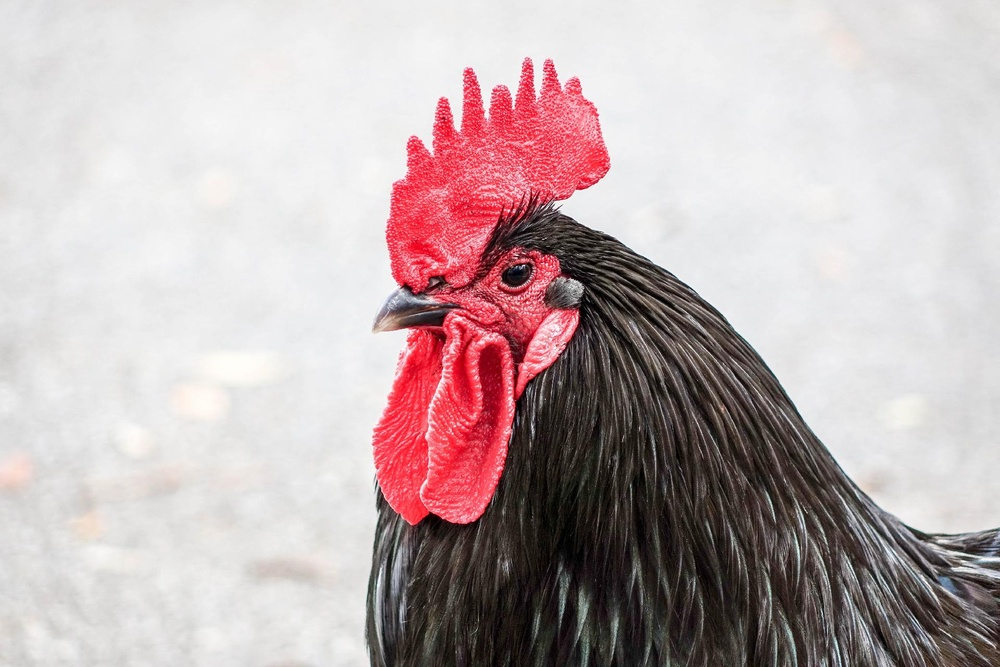
#> input picture ayam.jpg, 1000 x 667 px, shrunk from 1920 x 1280 before the run, found by its file name
$ python pendahuluan_computer_vision.py
#> lines starting #> are read from the running program, lines starting #| are printed output that depends on the picture
# Mengimpor library
import numpy as np
import matplotlib.pyplot as plt
from PIL import Image

# Menyiapkan gambar
gambar = Image.open('/Users/jeffryhermanto/Documents/Learnings/ITI/Kecerdasan Buatan/ayam.jpg')
#> gambar is the input picture: PIL image 1000x667 RGB; mean R, G, B 191.3, 175.7, 176.7
type(gambar)

# Merubah gambar menjadi array
gambar_ar = np.asarray(gambar)
type(gambar_ar)

# Memunculkan gambar
plt.imshow(gambar_ar)

# Memunculkan gambar 1 channel
# RGB - Red, Green, Blue
plt.imshow(gambar_ar[:,:,0])
gambar_ar[:,:,0].shape
gambar_ar.shape
plt.imshow(gambar_ar[:,:,0], cmap='viridis')
plt.imshow(gambar_ar[:,:,0], cmap=None)
plt.imshow(gambar_ar[:,:,0], cmap='gray')
plt.imshow(gambar_ar[:,:,0]) # Red
plt.imshow(gambar_ar[:,:,1]) # Green
plt.imshow(gambar_ar[:,:,2]) # Blue
plt.imshow(gambar_ar)

# Menyisakan channel Green
gambar_hijau = gambar_ar.copy()
gambar_hijau[:,:,0] = 0
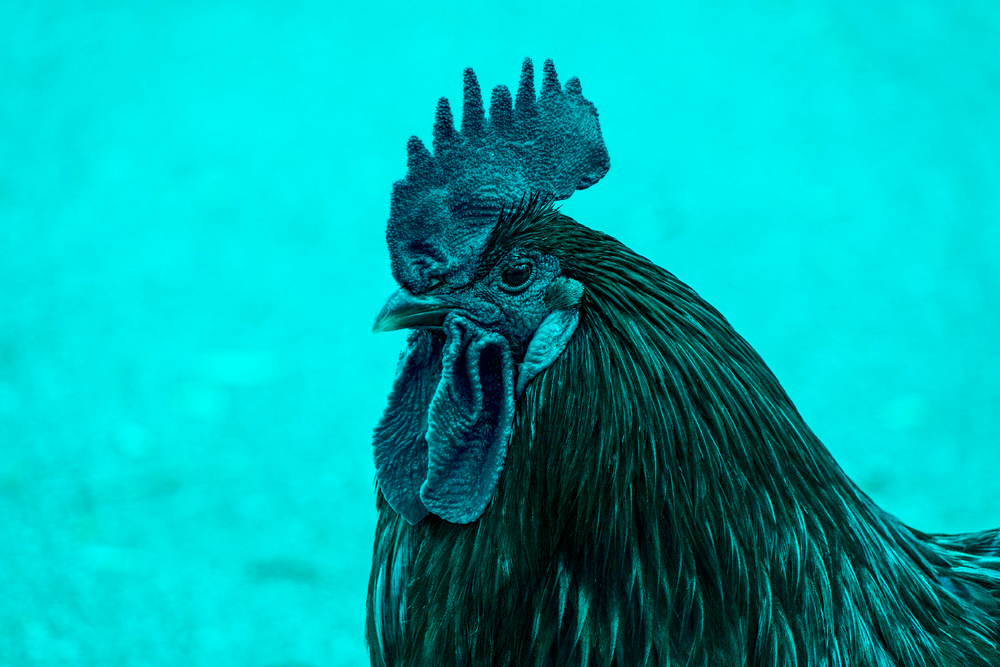
#> gambar_hijau: shape (667, 1000, 3); mean R, G, B 0, 175.7, 176.7
gambar_hijau[:,:,2] = 0
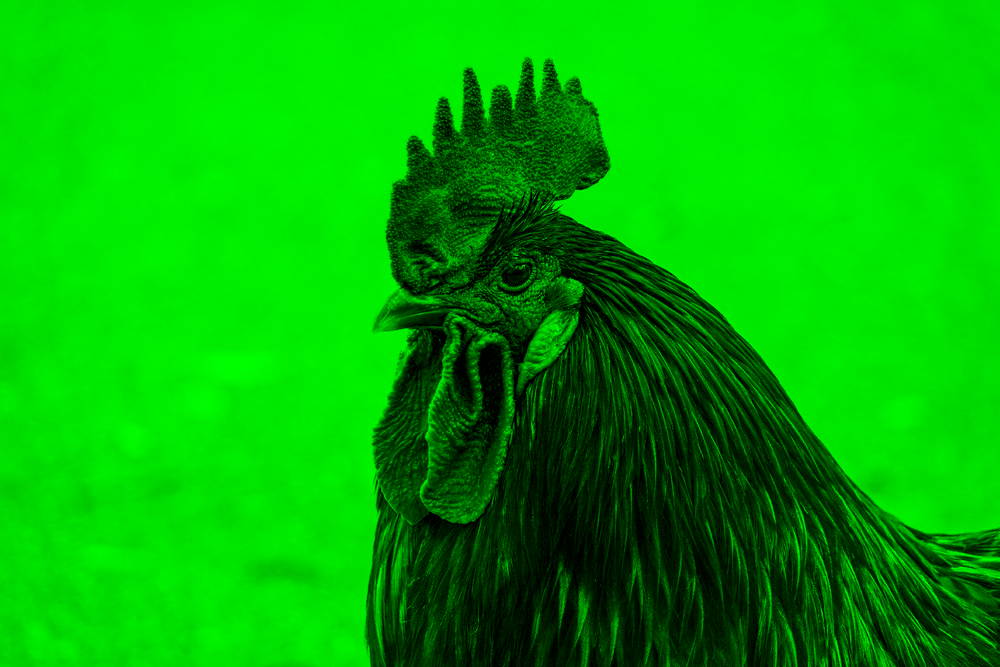
#> gambar_hijau: shape (667, 1000, 3); mean R, G, B 0, 175.7, 0
plt.imshow(gambar_hijau)

# Menyisakan channel Red
gambar_merah = gambar_ar.copy()
gambar_merah[:,:,1] = 0
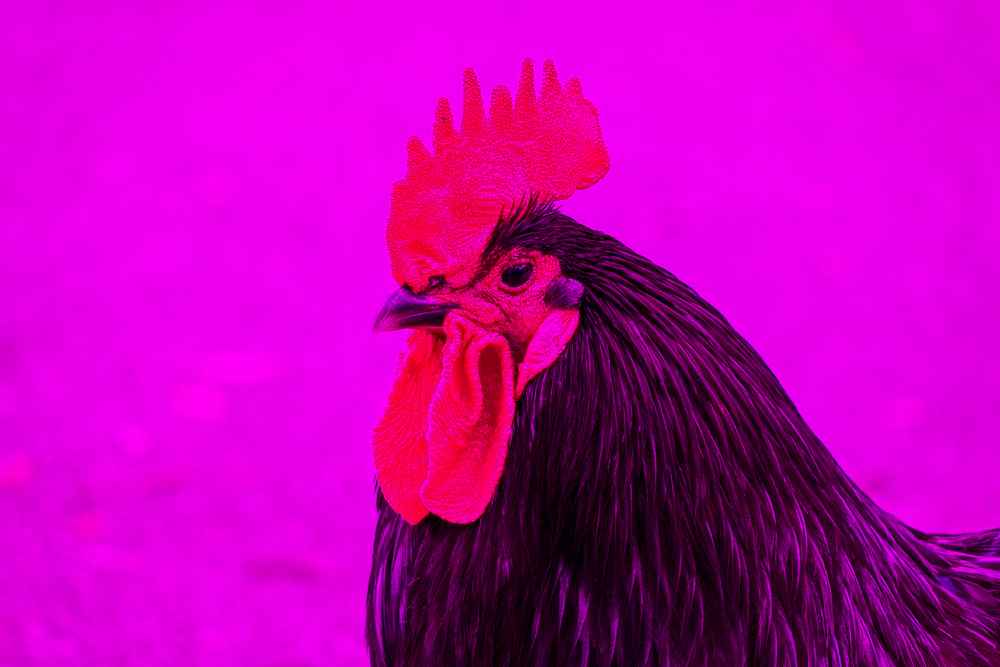
#> gambar_merah: shape (667, 1000, 3); mean R, G, B 191.3, 0, 176.7
gambar_merah[:,:,2] = 0
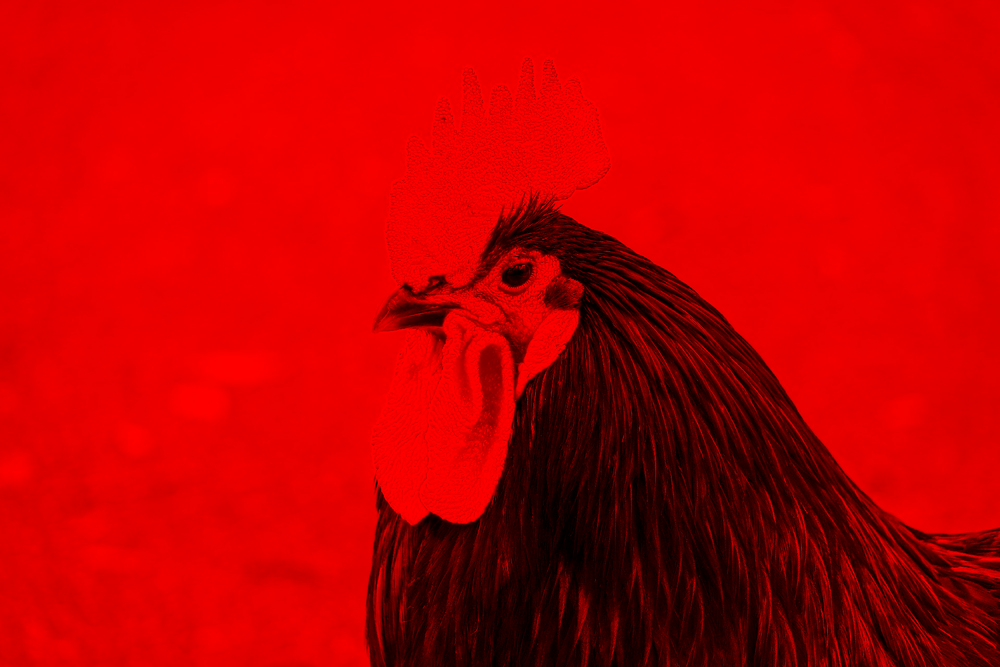
#> gambar_merah: shape (667, 1000, 3); mean R, G, B 191.3, 0, 0
plt.imshow(gambar_merah)

# Menyisakan channel Blue
gambar_biru = gambar_ar.copy()
gambar_biru[:,:,0] = 0
gambar_biru[:,:,1] = 0
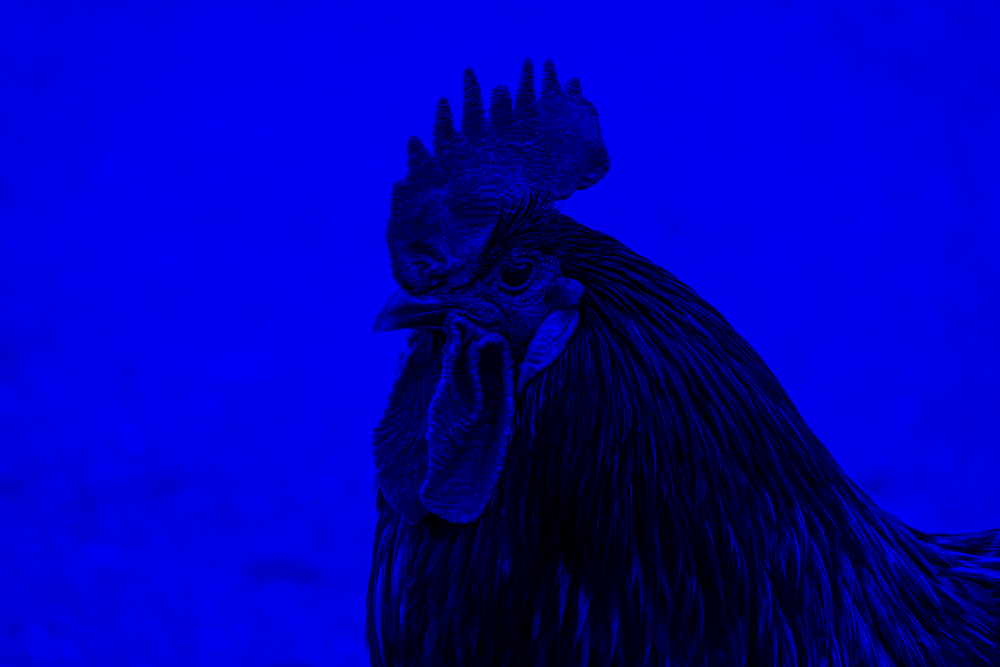
#> gambar_biru: shape (667, 1000, 3); mean R, G, B 0, 0, 176.7
plt.imshow(gambar_biru)

# Memulai OpenCV --> bahasa C++
import cv2

# Membuka file dengan OpenCV
ayam = cv2.imread('/Users/jeffryhermanto/Documents/Learnings/ITI/Kecerdasan Buatan/ayam.jpg')
# Pillow RGB - Red Green Blue
# OpenCV BGR - Blue Green Red
type(ayam)

# Konversi ke RGB
ayam_rgb = cv2.cvtColor(ayam, cv2.COLOR_BGR2RGB)
plt.imshow(ayam_rgb)

ayam_rgb == gambar_ar
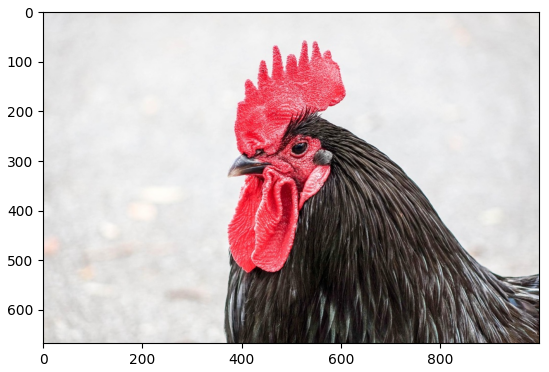
#> figure drawn by matplotlib, 1 panel
